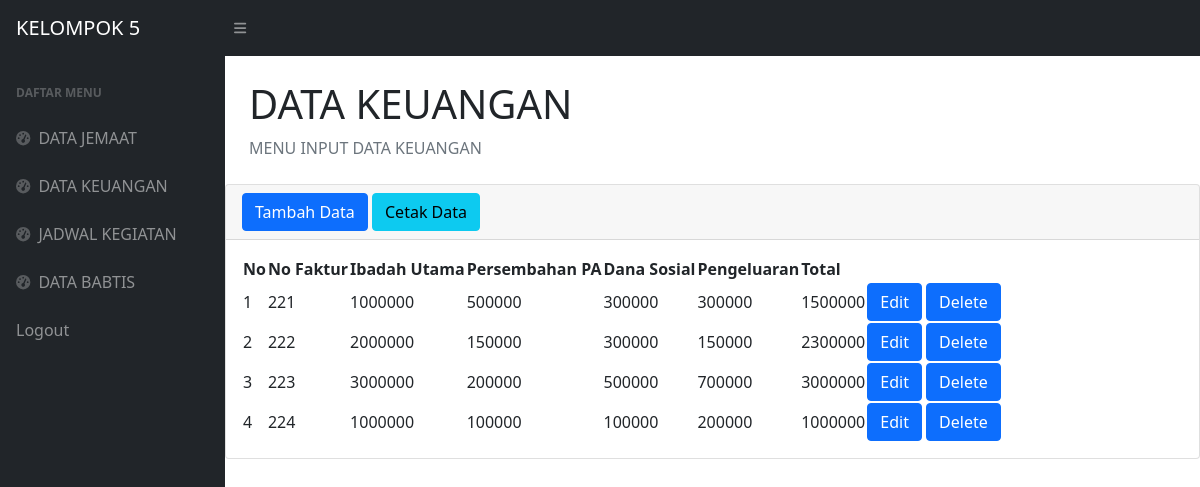
Page /projekprakweb/datakeuangan.php (signed in) on the committed database.
### tables this page shows
CREATE TABLE `datakeuangan` (
  `No_faktur` int(20) NOT NULL,
  `ibadahutama` int(20) NOT NULL,
  `prspa` int(20) NOT NULL,
  `danasosial` int(20) NOT NULL,
  `pengeluaran` int(20) NOT NULL,
  `totalmingguan` int(20) NOT NULL
);

### projekprakweb/datakeuangan.php (the view, shortened to what this page needs)
<?php
require 'function.php';
?>
<!DOCTYPE html>
<html lang="en">
    <head>
        <link href="https://cdn.jsdelivr.net/npm/simple-datatables@latest/dist/style.css" rel="stylesheet" />
        <link href="css/styles.css" rel="stylesheet" />
    </head>
    <body class="sb-nav-fixed">
        <nav class="sb-topnav navbar navbar-expand navbar-dark bg-dark">
            <a class="navbar-brand ps-3" href="index.PHP">KELOMPOK 5</a>
            <button class="btn btn-link btn-sm order-1 order-lg-0 me-4 me-lg-0" id="sidebarToggle" href="#!"><i class="fas fa-bars"></i></button>
        </nav>
        <div id="layoutSidenav">
            <div id="layoutSidenav_nav">
                <nav class="sb-sidenav accordion sb-sidenav-dark" id="sidenavAccordion">
                    <div class="sb-sidenav-menu">
                        <div class="nav">
                            <div class="sb-sidenav-menu-heading">Daftar Menu</div>
                            <a class="nav-link" href="index.php">
                                <div class="sb-nav-link-icon"><i class="fas fa-tachometer-alt"></i></div>
                                DATA JEMAAT
                            </a>
                            <a class="nav-link" href="datakeuangan.php">
                                <div class="sb-nav-link-icon"><i class="fas fa-tachometer-alt"></i></div>
                                DATA KEUANGAN
                            </a>
                            <a class="nav-link" href="jadwalkegiatan.php">
                                <div class="sb-nav-link-icon"><i class="fas fa-tachometer-alt"></i></div>
                                JADWAL KEGIATAN
                            </a>
                            <a class="nav-link" href="babtis.php">
                                <div class="sb-nav-link-icon"><i class="fas fa-tachometer-alt"></i></div>
                                DATA BABTIS
                            </a>
                            <a class="nav-link" href="logout.php">
                               Logout
                            </a>
                </nav>
            </div>
            <div id="layoutSidenav_content">
                <main>
                    <div class="container-fluid px-4">
                        <h1 class="mt-4">DATA KEUANGAN</h1>
                        <ol class="breadcrumb mb-4">
                            <li class="breadcrumb-item active">MENU INPUT DATA KEUANGAN</li>
                        </ol>
                    </div>
                    <div class="card mb-4">
                            <div class="card-header">
                                <button type="button" class="btn btn-primary" data-bs-toggle="modal" data-bs-target="#myModal">
                                Tambah Data
                                </button>
                                <a href="cetak1.php" class="btn btn-info">Cetak Data</a>
                            </div>
                            <div class="card-body">
                                <table id="datatablesSimple">
                                    <thead>
                                        <tr>
                                            <th>No</th>
                                            <th>No Faktur</th>
                                            <th>Ibadah Utama</th>
                                            <th>Persembahan PA</th>
                                            <th>Dana Sosial</th>
                                            <th>Pengeluaran</th>
                                            <th>Total</th>
                                        </tr>
                                    </thead>
                                    <tbody>
                                        <?php
                                        $i= 1;
                                        $ambilsemuadata = mysqli_query($conn,"select * from datakeuangan");
                                        while($data=mysqli_fetch_array($ambilsemuadata)){
                                            $no = $data['No_faktur'];
                                            $ibadah = $data['ibadahutama'];
                                            $prspa= $data['prspa'];
                                            $dansos= $data['danasosial'];
                                            $pengeluaran= $data['pengeluaran'];
                                            $total= $data['totalmingguan'];
                                        ?>
                                        <tr>
                                            <td><?=$i++; ?></td>
                                            <td><?=$no;?></td>
                                            <td><?=$ibadah;?></td>
                                            <td><?=$prspa;?></td>
                                            <td><?=$dansos;?></td>
                                            <td><?=$pengeluaran;?></td>
                                            <td><?=$total;?></td>
                                            <td>
                                    <button type="button" class="btn btn-primary" data-bs-toggle="modal" data-bs-target="#editdata<?=$no;?>">
                                        Edit
                                    </button>
                                    <button type="button" class="btn btn-primary" data-bs-toggle="modal" data-bs-target="#delete<?=$no;?>">
                                        Delete
                                    </button>
                                            </td>
                                        </tr>
                                       <?php
                                       };
                                       ?>
                                    </tbody>
                                </table>
                            </div>
                        </div>
                    </div>
            </div>
    </body>
</html>

### rows in the picture
datakeuangan: No_faktur "221", ibadahutama "1000000", prspa "500000", danasosial "300000", pengeluaran "300000", totalmingguan "1500000"
datakeuangan: No_faktur "222", ibadahutama "2000000", prspa "150000", danasosial "300000", pengeluaran "150000", totalmingguan "2300000"
datakeuangan: No_faktur "223", ibadahutama "3000000", prspa "200000", danasosial "500000", pengeluaran "700000", totalmingguan "3000000"
datakeuangan: No_faktur "224", ibadahutama "1000000", prspa "100000", danasosial "100000", pengeluaran "200000", totalmingguan "1000000"
